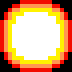

Below is a game level as drawn by its tile map, then a one-line description and the .tmx file that defines it, in full:
An orthogonal 1x1 tile map with 72x72 px tiles, 1 tile layer (Tile Layer 1).

<map version="1.10" tiledversion="1.10.2" orientation="orthogonal" renderorder="right-down" width="1" height="1" tilewidth="72" tileheight="72" infinite="0" nextlayerid="2" nextobjectid="1">
 <tileset firstgid="1" source="explosion_small.tsx" />
 <layer id="1" name="Tile Layer 1" width="1" height="1">
  <data encoding="csv">
1
</data>
 </layer>
</map>
